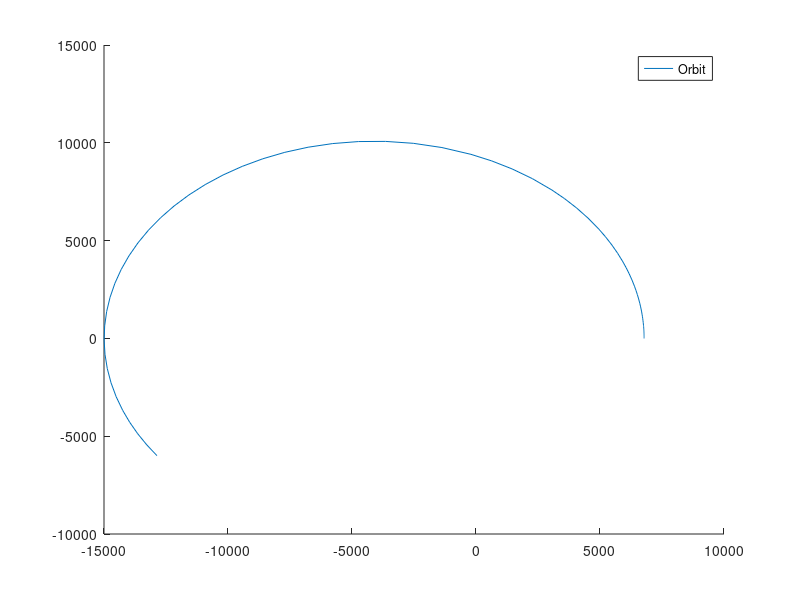

MATLAB code to generate this figure:
function EGA215_954313_A2_Q2 
    clc
    
    tspan = 7200;
    
    [t , p] = ode45(@Q2, [0,tspan], [6778; 0; 0; 0; 9; 0]);

    R = 0; %intital value for radius to start loop
    V = 0; %intital value for velocity to start loop
    y1 = 0; %intital value for y-coordinate to start loop
    x1 = 0; %intital value for x-coordinate to start loop
    for i = 1:length(p)
        x1(i) = p(i,1);
        y1(i) = p(i,2);
        x = p(i,1);
        y = p(i,2);
        z = p(i,3);
        u = p(i,4);
        v = p(i,5);
        w = p(i,6);
        R(i) = sqrt((x^2)+(y^2)+(z^2));
        V(i) = sqrt((u^2)+(v^2)+(w^2));
        R_max = max(R);
        R_min = min(R);
        V_max = max(V);
        V_min = min(V);  
        
    end
    t_max = t(36,1); %Time at max altitude
    t_min = t(1,1); %Time at min altiude
    x1_min = sqrt(R_max^2 - ((y1(1,36))^2)); %using pythagoras to work out x-coordinate
    y1_min = sqrt(R_max^2 - ((x1(1,36))^2)); %using pythagoras to work out y-coordinate
    
    figure(7)
    hold on
    plot(p(:,1),p(:,2)) %Satellite rajectory 
%     title('Satellites Trajectory'), xlabel('Displacement relative to Earth (km)'), ylabel('Displacement relative to Earth (km)')
%     plot(0, R_min, '*r') %Coordinates of minimum altitude
%     plot(y1_min, -x1_min, '*c') %Coordinates of maximum altitude
%     plot(0,0,'*g')  %Coordinates on earth
    
    legend('Orbit','Minima Orbit 1','Maxima Orbit 1','Earths position')  
    
    fprintf('Maximum altitude reached: %f Km. Velocity at Max altitude: %f Km/s\nTime at this position: %f hours \n\n',R_max, V_min, t_max)
    fprintf('Minimum altitude reached: %f Km. Velocity at Min altitude: %f Km/s\nTime at this position: %f hours \n', R_min, V_max, t_min)
    
 function dp = Q2(t,p)

    muy = 398600;    
    x = p(1);
    y = p(2);
    z = p(3);
    u = p(4);
    v = p(5);
    w = p(6);
    
    r = sqrt(x^2+y^2+z^2); 
    
    dx = u;
    dy = v;
    dz = w;
    du = -(muy*x)/(r^3);
    dv = -(muy*y)/(r^3);
    dw = -(muy*z)/(r^3);
         
    dp = [dx; dy; dz; du; dv; dw];   
 end

end
